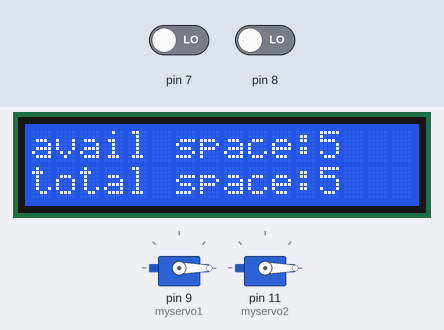
The sketch below on a simulated Arduino Uno, built with avr-gcc and run on an emulated ATmega328P. Shown: 2 × servo, 16×2 character LCD. The test bench sets the inputs (shaded band); at power-on: pin 7 LOW, pin 8 LOW.

Above: at 1.2 s.
1.3 s: pin 7 driven HIGH
At 2.5 s:
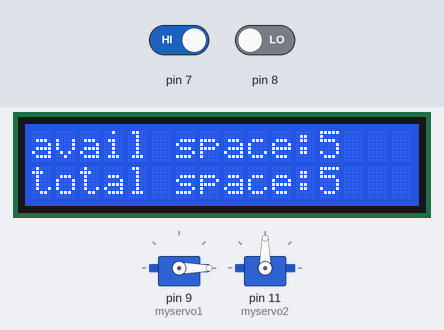
2.8 s: pin 8 driven HIGH
At 5.2 s:
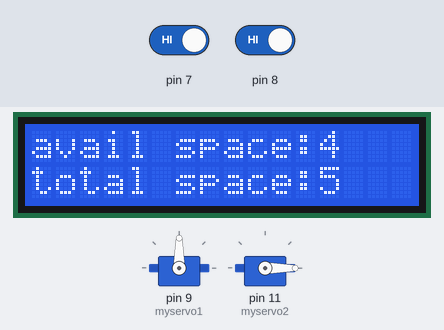
5.8 s: pin 7 driven LOW
At 6.9 s:
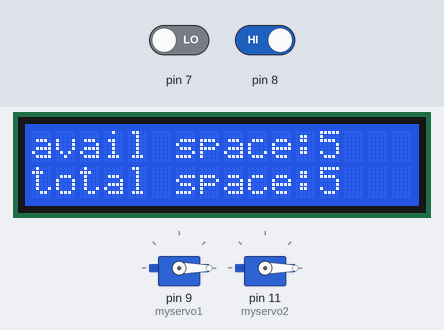
Timing chart, 0 to 8.8 s (numbered marks = the images above; inputs shaded):
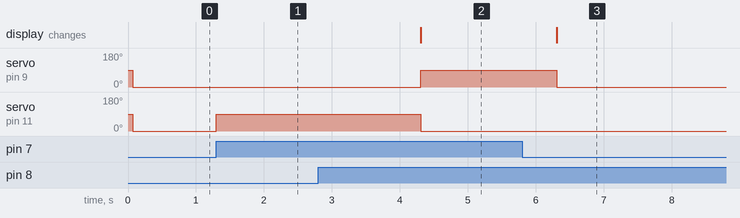

Measured:
- after the input at 1.3 s, servo on pin 11 (myservo2): 0° → 90° at once
- after the input at 2.8 s, servo on pin 9 (myservo1): 0° → 90° after 1.5 s; servo on pin 11 (myservo2): 90° → 0° after 1.5 s
- after the input at 5.8 s, servo on pin 9 (myservo1): goes on until 6.3 s, then stays 0°; servo on pin 11 (myservo2): stays 0° (without the input it goes to 90° after 0.51 s)

The sketch:

car_parking_system_mgmt.ino
```cpp
// include the library code:
#include <LiquidCrystal.h>

// initialize the library by associating any needed LCD interface pin
// with the arduino pin number it is connected to
const int rs = 12, en = 10, d4 = 6, d5 = 4, d6 = 3, d7 = 2;
LiquidCrystal lcd(rs, en, d4, d5, d6, d7);


#include <Servo.h>

Servo myservo1;  // create servo object to control a servo
Servo myservo2;
// twelve servo objects can be created on most boards

//int pos = 0;    // variable to store the servo position

int ct=0,tot=5;

void setup() {
  myservo1.attach(9);// attaches the servo on pin 9 to the servo object
  myservo2.attach(11);
  pinMode(8,INPUT);
  pinMode(7,INPUT);
  digitalWrite(8,LOW);
  digitalWrite(7,LOW);

   // set up the LCD's number of columns and rows:
  lcd.begin(16, 2);
  // Print a message to the LCD.
  lcd.print("avail space:");
  lcd.print(tot-ct);
  lcd.setCursor(0,1);
  lcd.print("total space:");
  lcd.print(tot);
}

void loop() {


  if((digitalRead(7)==HIGH) && (ct<5)){
    myservo2.write(90);
    delay(3000);
    myservo2.write(0);
    ct++;
    lcd.clear();
    lcd.setCursor(0,0);
    lcd.print("avail space:");
    lcd.print(tot-ct);
    lcd.setCursor(0,1);
    lcd.print("total space:");
    lcd.print(tot);

  }

  if((digitalRead(7)==HIGH) && (ct>=5)){
    myservo2.write(0);
    lcd.setCursor(0,0);
    lcd.clear();
    lcd.print("sorry!!");
    lcd.setCursor(0,1);
    lcd.print("parking full");
  }

  if(digitalRead(7)==LOW){
    myservo2.write(0);
  }


  if((digitalRead(8)==HIGH) && (ct>0)){

      myservo1.write(90);
      delay(2000);
      myservo1.write(0);
      ct--;
      lcd.clear();
      lcd.setCursor(0,0);
      lcd.print("avail space:");
      lcd.print(tot-ct);
      lcd.setCursor(0,1);
      lcd.print("total space:");
      lcd.print(tot);

  }

   if((digitalRead(8)==LOW) && (ct<0)){
      myservo1.write(0);
      lcd.clear();
      lcd.setCursor(0,0);
      lcd.print("sorry!!");
      lcd.setCursor(0,1);
      lcd.print("CAN'T EXIT");
   }

   if(digitalRead(8)==LOW){
      myservo1.write(0);
   }


}
```
